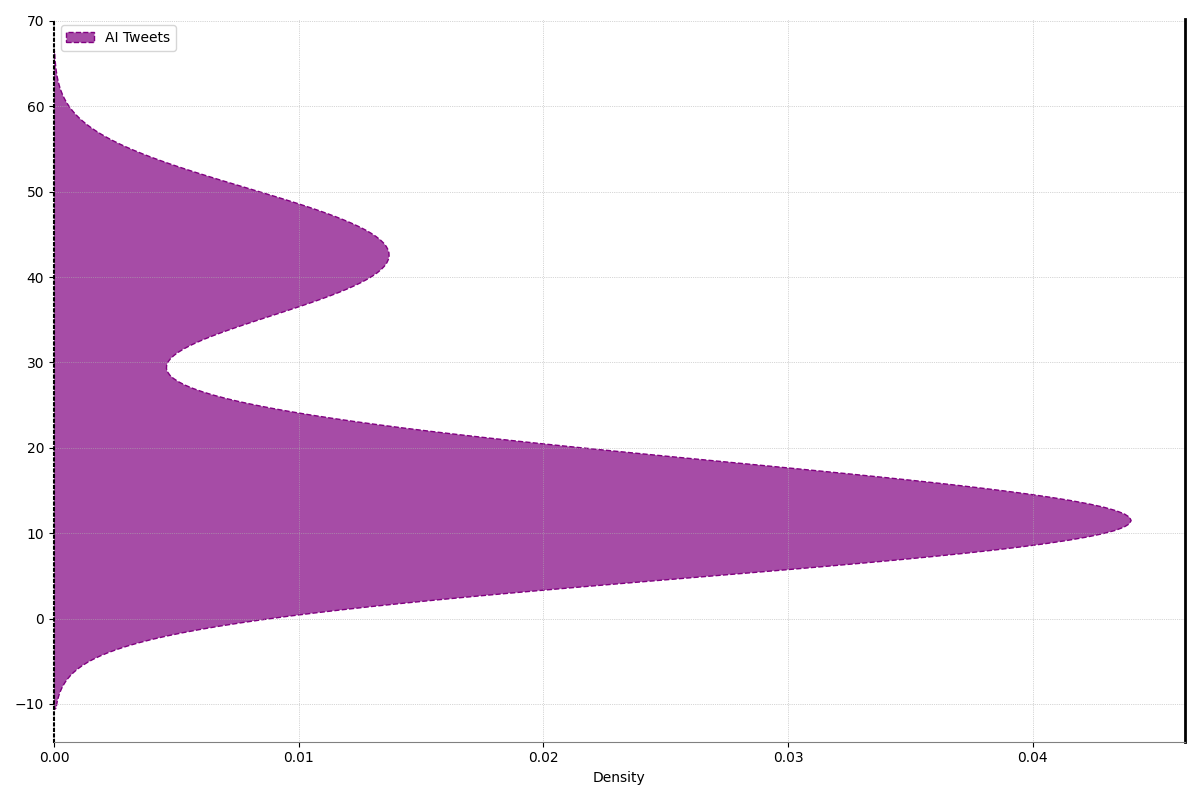

Source code (Python):
import numpy as np
import matplotlib.pyplot as plt
import seaborn as sns

# Constructing a single data group for AI tweets
time_of_day = np.linspace(0, 24, 100)
tweets_ai = np.piecewise(time_of_day,
                         [time_of_day < 6, (time_of_day >= 6) & (time_of_day < 12), (time_of_day >= 12) & (time_of_day < 18), time_of_day >= 18],
                         [lambda x: 10 + 2*x, lambda x: 25 - 1.5*x, lambda x: 5 + 2.5*x, lambda x: 30 - x])

fig, ax = plt.subplots(figsize=(12, 8))

# Plotting only AI tweets
sns.kdeplot(y=tweets_ai, color='purple', shade=True, alpha=0.7, linestyle="--", ax=ax)

# Adjusting legend and grid
ax.legend(["AI Tweets"], loc='upper left', fontsize=10, frameon=True)
plt.grid(False, linestyle=':', linewidth=0.5)

# Enhancing borders
ax.spines['top'].set_visible(False)
ax.spines['right'].set_linewidth(2)
ax.spines['bottom'].set_color('grey')
ax.spines['left'].set_linestyle(':')
ax.spines['left'].set_linewidth(1.5)

plt.tight_layout()
plt.show()
